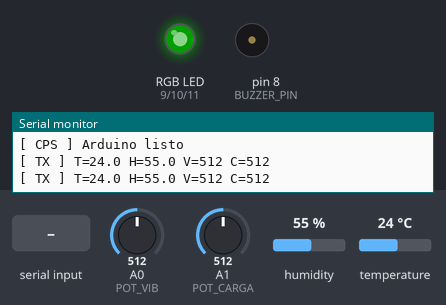
Recording of a sketch running on a simulated Arduino Uno, built with avr-gcc and run on an emulated ATmega328P. Shown: an RGB LED mixed from three pins (HIGH = lit), buzzer (waves = sounding), the last lines printed to the serial monitor. The test bench sets the inputs (shaded band); at power-on: A0 (POT_VIB) = 512, A1 (POT_CARGA) = 512, humidity 55 %, temperature 24 °C. Dim RGB values are drawn brighter than linear.

Above: at 1.2 s.
1.3 s: "FALLA\n" received over the second serial link
At 1.8 s:
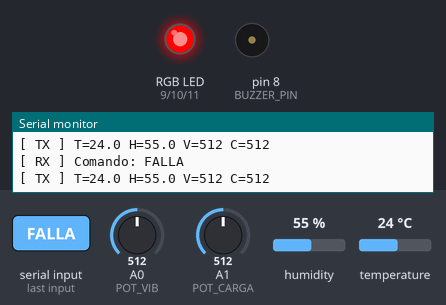
4.8 s: "NORMAL\n" received over the second serial link
At 6.0 s:
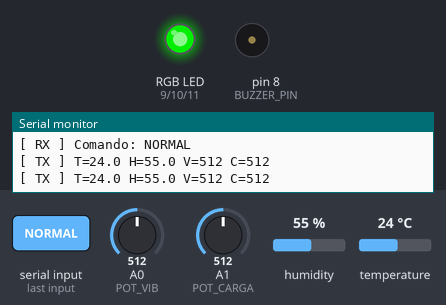
6.3 s: "ALERTA\n" received over the second serial link
At 7.2 s:
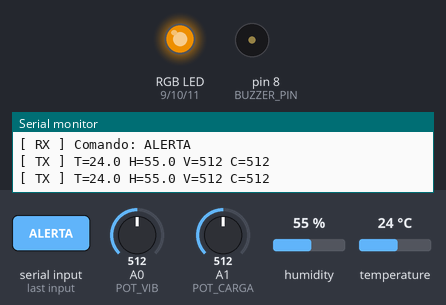
7.8 s: "FALLA\n" received over the second serial link
At 8.4 s:
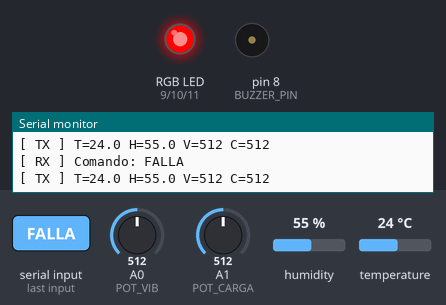
Timing chart, 0 to 12.3 s (numbered marks = the images above; inputs shaded):
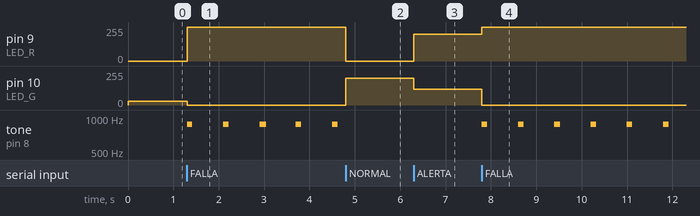

Measured:
- after the input at 1.3 s, pin 9 (LED_R): 0/255 → 255/255 at once; pin 10 (LED_G): 30/255 → 0/255 at once; tone on pin 8 (BUZZER_PIN): alternates 880 Hz for 0.12 s and silent for 0.68 s, starting at once
- after the input at 4.8 s, pin 9 (LED_R): 255/255 → 0/255 at once; pin 10 (LED_G): 0/255 → 200/255 at once; tone on pin 8 (BUZZER_PIN): stops changing and stays silent
- after the input at 6.3 s, pin 9 (LED_R): 0/255 → 200/255 at once; pin 10 (LED_G): 200/255 → 120/255 at once
- after the input at 7.8 s, pin 9 (LED_R): 200/255 → 255/255 at once; pin 10 (LED_G): 120/255 → 0/255 at once; tone on pin 8 (BUZZER_PIN): alternates 880 Hz for 0.12 s and silent for 0.68 s, starting at once

The sketch:

arduino_cps.ino
```cpp
// ============================================================
//  CPS Inteligente — Arduino UNO
//  Nodo físico: sensado + actuación
//
//  Sensores:
//    DHT11       → D2
//    Potenc. 1   → A0  (vibración simulada)
//    Potenc. 2   → A1  (carga simulada)
//
//  Actuadores:
//    LED RGB R   → D9  (PWM)
//    LED RGB G   → D10 (PWM)
//    LED RGB B   → D11 (PWM)
//    Buzzer      → D8
//
//  Comunicación:
//    SoftwareSerial TX → D6 → ESP32 GPIO16 (RX2)
//    SoftwareSerial RX ← D7 ← ESP32 GPIO17 (TX2)  [via divisor 1k/2k]
//
//  Protocolo salida  → "TEMP,HUM,VIB,CARGA\n"
//  Protocolo entrada ← "NORMAL" | "ALERTA" | "FALLA"
// ============================================================

#include <DHT.h>
#include <SoftwareSerial.h>

// ── Pines ────────────────────────────────────────────────────
#define DHT_PIN       2
#define DHT_TYPE      DHT11
#define POT_VIB       A0
#define POT_CARGA     A1
#define LED_R         9
#define LED_G         10
#define LED_B         11
#define BUZZER_PIN    8
#define SS_TX         6    // Arduino TX → ESP32 RX
#define SS_RX         7    // Arduino RX ← ESP32 TX

// ── Intervalos ───────────────────────────────────────────────
#define SEND_INTERVAL_MS  500    // envía datos cada 500 ms
#define BUZZ_BEEP_MS      120    // duración de cada beep

// ── Objetos ──────────────────────────────────────────────────
DHT dht(DHT_PIN, DHT_TYPE);
SoftwareSerial espSerial(SS_RX, SS_TX);

// ── Estado global ────────────────────────────────────────────
enum EstadoSistema { ESTADO_NORMAL, ESTADO_ALERTA, ESTADO_FALLA };
EstadoSistema estadoActual = ESTADO_NORMAL;

unsigned long ultimoEnvio   = 0;
unsigned long ultimoBuzz    = 0;
bool           buzzActivo    = false;

// ─────────────────────────────────────────────────────────────
void setup() {
  Serial.begin(9600);
  espSerial.begin(9600);
  dht.begin();

  pinMode(LED_R,     OUTPUT);
  pinMode(LED_G,     OUTPUT);
  pinMode(LED_B,     OUTPUT);
  pinMode(BUZZER_PIN,OUTPUT);

  setLED(0, 30, 0);    // verde tenue al inicio
  Serial.println(F("[ CPS ] Arduino listo"));
}

// ─────────────────────────────────────────────────────────────
void loop() {
  unsigned long ahora = millis();

  // 1. Leer y enviar datos al ESP32
  if (ahora - ultimoEnvio >= SEND_INTERVAL_MS) {
    ultimoEnvio = ahora;
    enviarDatos();
  }

  // 2. Leer comando entrante del ESP32
  if (espSerial.available()) {
    String cmd = espSerial.readStringUntil('\n');
    cmd.trim();
    aplicarComando(cmd);
  }

  // 3. Gestionar buzzer no-bloqueante
  if (estadoActual == ESTADO_FALLA) {
    if (!buzzActivo && (ahora - ultimoBuzz >= 800)) {
      tone(BUZZER_PIN, 880);
      buzzActivo  = true;
      ultimoBuzz  = ahora;
    }
    if (buzzActivo && (ahora - ultimoBuzz >= BUZZ_BEEP_MS)) {
      noTone(BUZZER_PIN);
      buzzActivo = false;
    }
  }
}

// ─────────────────────────────────────────────────────────────
// Leer sensores y enviar cadena CSV al ESP32
// ─────────────────────────────────────────────────────────────
void enviarDatos() {
  float temp = dht.readTemperature();
  float hum  = dht.readHumidity();

  if (isnan(temp) || isnan(hum)) {
    Serial.println(F("[ DHT ] Error de lectura"));
    return;
  }

  int vib   = analogRead(POT_VIB);    // 0–1023
  int carga = analogRead(POT_CARGA);  // 0–1023

  // Enviar al ESP32
  espSerial.print(temp,  1); espSerial.print(',');
  espSerial.print(hum,   1); espSerial.print(',');
  espSerial.print(vib);      espSerial.print(',');
  espSerial.println(carga);

  // Echo en monitor serie local
  Serial.print(F("[ TX ] T="));  Serial.print(temp,1);
  Serial.print(F(" H="));        Serial.print(hum,1);
  Serial.print(F(" V="));        Serial.print(vib);
  Serial.print(F(" C="));        Serial.println(carga);
}

// ─────────────────────────────────────────────────────────────
// Aplicar comando recibido desde ESP32
// ─────────────────────────────────────────────────────────────
void aplicarComando(const String& cmd) {
  Serial.print(F("[ RX ] Comando: ")); Serial.println(cmd);

  if (cmd == "NORMAL") {
    estadoActual = ESTADO_NORMAL;
    noTone(BUZZER_PIN);
    setLED(0, 200, 0);          // verde
  }
  else if (cmd == "ALERTA") {
    estadoActual = ESTADO_ALERTA;
    noTone(BUZZER_PIN);
    setLED(200, 120, 0);        // amarillo-naranja
  }
  else if (cmd == "FALLA") {
    estadoActual = ESTADO_FALLA;
    setLED(255, 0, 0);          // rojo
    // el buzzer se gestiona en loop()
  }
}

// ─────────────────────────────────────────────────────────────
// Escribir color en LED RGB (cátodo común)
// ─────────────────────────────────────────────────────────────
void setLED(int r, int g, int b) {
  analogWrite(LED_R, r);
  analogWrite(LED_G, g);
  analogWrite(LED_B, b);
}
```
